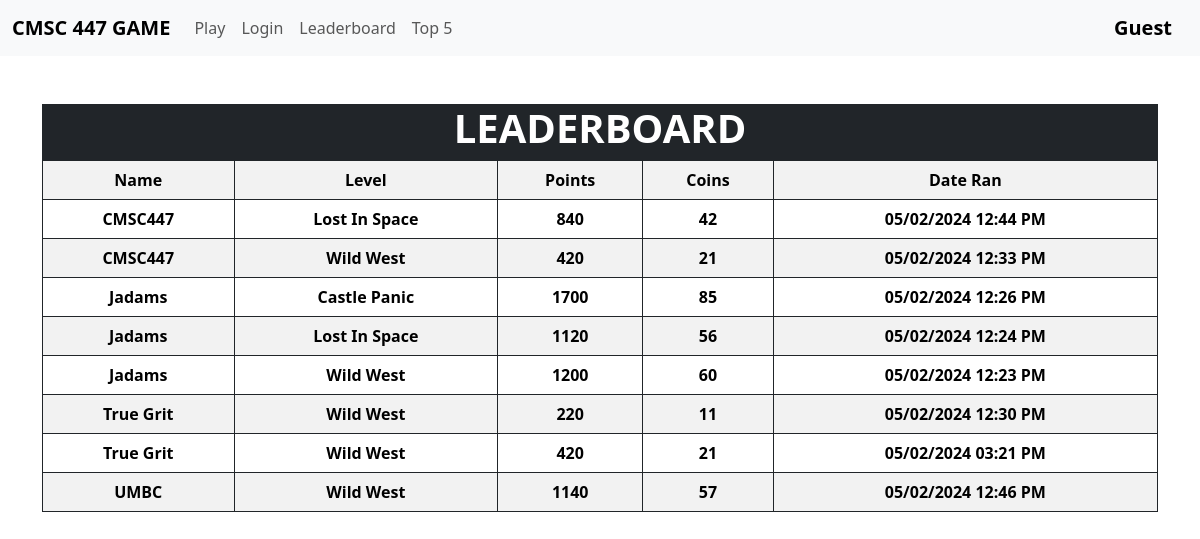
The page /leaderboard on the database as committed earlier.
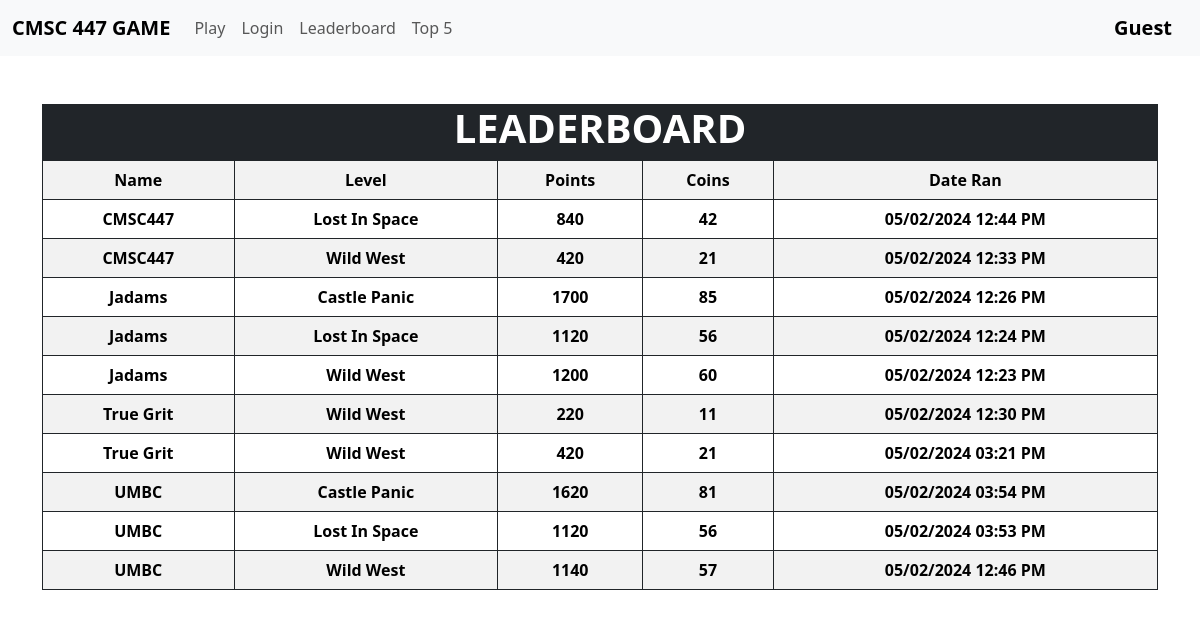
The same page on the database as committed later.
### database.py (models this page shows, shortened)
class UserAccount(db.Model):
    id: Mapped[int] = mapped_column(primary_key=True, autoincrement=True)
    username: Mapped[str] = mapped_column(unique=True, nullable=False)
    password: Mapped[str] = mapped_column(nullable=False)
    player: Mapped['Player'] = relationship(backref="user_account")

class Level(db.Model):
    id: Mapped[int] = mapped_column(primary_key=True)
    name: Mapped[str] = mapped_column(nullable=False, unique=True)
    texture: Mapped[str] = mapped_column(nullable=False, unique=True)
    difficulty: Mapped[int] = mapped_column(nullable=False, default=0)

class Run(db.Model):
    id: Mapped[int] = mapped_column(primary_key=True)
    create_time: Mapped[datetime.datetime] = mapped_column(nullable=False, default=datetime.datetime.now)
    points: Mapped[int] = mapped_column(nullable=False, default=0)
    coins: Mapped[int] = mapped_column(nullable=False, default=0)
    level_id: Mapped[int] = mapped_column(ForeignKey("level.id"))

### app.py (the view)
@app.route('/leaderboard', methods=['GET'])
def leaderboard():
    data = []
    player:database.Player = None
    for player in database.Player.query.all():
        player_account:database.UserAccount = database.UserAccount.query.get(ident=player.account_id)
        run:database.Run = None
        level:database.Level = None
        for run in player.runs:
            level = database.Level.query.get(run.level_id)
            data.append([player_account.username, level.name, run.points, run.coins, run.create_time.strftime("%m/%d/%Y %I:%M %p")])
    data.sort(key=lambda x: (x[0], x[1])) # sort by name and level
    return render_template('scoreboard.html', data=data)

### app.py (called while the page is built)
@app.teardown_appcontext
def close_connection(exception):
    db = getattr(g, '_database', None)
    if db is not None:
        db.close()

### templates/scoreboard.html (shortened to what this page needs)
{% extends 'base.html' %}
{% block body %}
<div class="container my-5">
    <div class="container text-center">
        <div class="row bg-dark">
            <h1 class="fw-bold text-white">LEADERBOARD</h1>
        </div>
    </div>
    <table class="table table-striped table-bordered border-dark" style="text-align:center">
        <tr>
            <th>Name</th>
            <th>Level</th>
            <th>Points</th>
            <th>Coins</th>
            <th>Date Ran</th>
        </tr>
        {% for row in data %}
        <tr>
            <th>{{ row[0] }}</th>
            <th>{{ row[1] }}</th>
            <th>{{ row[2] }}</th>
            <th>{{ row[3] }}</th>
            <th>{{ row[4] }}</th>
        </tr>
        {% endfor %}
    </table>
</div>
{% endblock %}

### templates/base.html (shortened to what this page needs)
<html lang="en">
<head>
    {% block head %}
    <link href="https://cdn.jsdelivr.net/npm/bootstrap@5.3.2/dist/css/bootstrap.min.css" rel="stylesheet"
>
    {% endblock %}
</head>
<body>
    {% block nav %}
    <nav class="navbar navbar-expand-lg bg-body-tertiary">
        <div class="container-fluid">
            <a class="navbar-brand fw-bold" href="{{ url_for('index') }}">
                CMSC 447 GAME
            </a>
            <div class="collapse navbar-collapse" id="navbarNavAltMarkup">
                <div class="navbar-nav">
                    <a class="nav-link" href="{{ url_for('index') }}">Play</a>
                    <a class="nav-link" href="{{ url_for('login_page') }}">Login</a>
                    <a class="nav-link" href="{{ url_for('leaderboard') }}">Leaderboard</a>
                    <a class="nav-link" id="personal" href="{{ url_for('top5') }}">Top 5</a>
                </div>
            </div>
            <a id="account" class="navbar-brand fw-bold" href="#">
            </a>
        </div>
    </nav>
    {% endblock %}
    {% block body %}{% endblock %}
</body>
</html>

Rows that differ between the two databases and show on the page:
added Run: points "1620"
added Run: points "1120"
Other text that changed with them:
new list line: "UMBC"
new list line: "Castle Panic"
new list line: "81 05/02/2024 03:54 PM"
new list line: "Lost In Space"
new list line: "56 05/02/2024 03:53 PM"
